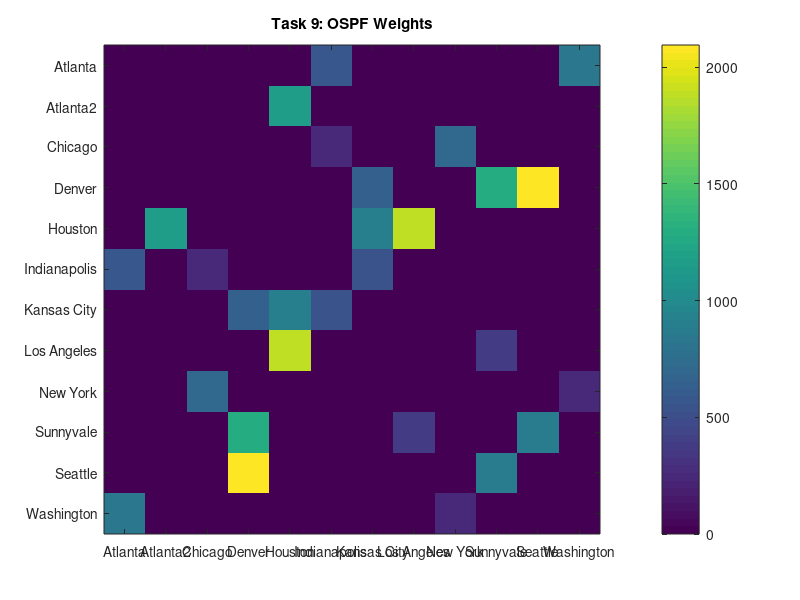
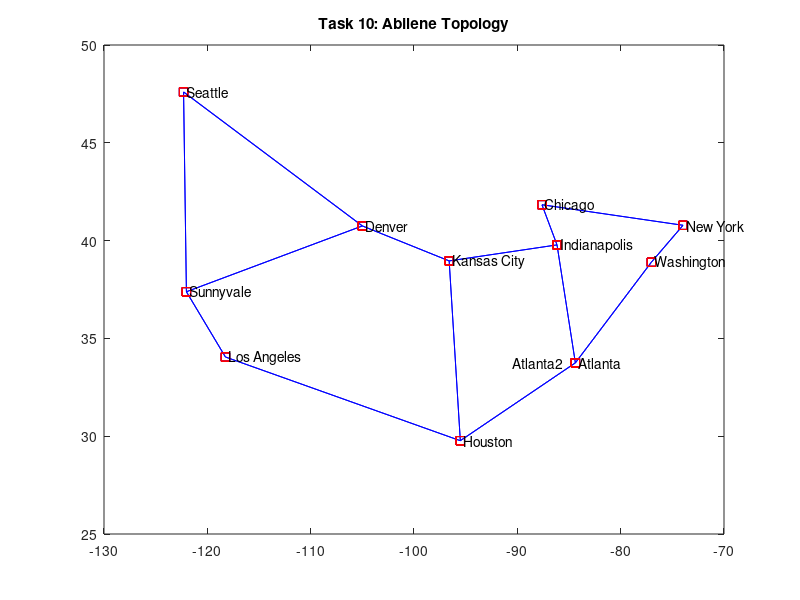

The MATLAB script that drew these images, in order: (Note: this script raises an error after producing the figures.)
%% ENG 6 SQ 2016 Project 1
% Chengeng, Xiao
% A07
% 913186040
% NULL, NULL
% NULL, NULL
%% Task 1:
clear all; % Clear any previous data
close all; %Close all previous figures
clc; % Clears the command window
load Abilene.mat; % Load the Abilene data

%% Task 2:
routerNum = length(city); % Get number of backbone routers
linkNum = length(LinkInfo); % Get number of links
fprintf('Task 2: In total, %d backbone routers and %d links are given in the database.\n', routerNum, linkNum); % Print with format

%% Task 3:
numS = 0;
initial = city(:,1); % Parse initial out
for i = 1:routerNum
	% Go through the whole city list
	if initial(i,1) == 'S'
		% Check if the initial is S
		numS = numS + 1; % if is then increase the accumulator 
	end
end
fprintf('Task 3: In total, %d cities in the database have names starting with the letter S.\n', numS); % Print with format


%% Task 4:
numLong = 0;
for i = 1:routerNum
	% Go through the whole city list
	buf = city(i,:); % Get the city name string
    buf = strtrim(buf); % Remove whitespace
	sizeCity = size(buf, 2); % Get the length of name of the city
	if sizeCity > 8
		% Check if length of the name is longer than 8
		numLong = numLong + 1; % if is then increase the accumulator 
	end
end
fprintf('Task 4: %d cities in the database have names longer than 8 characters.\n', numLong); % Print with format


%% Task 5:
sumAbilene_All = sum(Abilene_All, 2); % Calc sum of each link
indexSum = [1:144]; 
indexSum = indexSum';
sumCity(:, 1) = indexSum(:,1);
sumCity(:, 2) = sumAbilene_All;
% Put the sum with index in a matrix
sumCitySorted = sortrows(sumCity, 2); % Sort the matrix based on sum
i = 144; % Set index i at the largest sum index 144
count = 0; % Count the leagel pair found and printed
fprintf('Task 5: The top three demands sorted according to highest weekly average are:\n'); % Print with format
while count < 3
    curr = sumCitySorted(i, 1);
    depart = DemandPair(i, 1);
    arrival = DemandPair(i, 2);
    % Get current dpart and arrival city index
    if depart ~= arrival
        a = NodeNumber{depart};
        b = NodeNumber{arrival};
        % Get the name of depart and arrival city
        fprintf('%s to %s\n',a, b); % Print with format
        count = count + 1; % Increase number of leagal pair printed
    end
    i = i - 1;
end

%% Task 6:
idChichago = 0;
idSeattle = 0;
% Set initial value
for i = 1: routerNum
    if strcmp(NodeNumber{i}, 'Chicago')
        idChichago = i;
    end
    if strcmp(NodeNumber{i}, 'Seattle')
        idSeattle = i;
    end
end
if idChichago == 0 | idSeattle == 0
    error('Task 6: City not found!');
end
CtoSPair = (idSeattle - 1) * 12 + idChichago; % Calc the DemandPair number of Chichago to Seattle
sumWeek = [0,0,0,0];
for i = 1:2016
    sumWeek(1) = sumWeek(1) + Abilene_All(CtoSPair, i);
end

for i = 2017:4032
    sumWeek(2) = sumWeek(2) + Abilene_All(CtoSPair, i);
end

for i = 4033:6048
    sumWeek(3) = sumWeek(3) + Abilene_All(CtoSPair, i);
end

for i = 6049:8064
    sumWeek(4) = sumWeek(4) + Abilene_All(CtoSPair, i);
end
% Calc the sum of each week 
fprintf('Task 6: The average traffic from Chicago to Seattle was maximum during Week %d.\n', find(max(sumWeek))); % Print with format

%% Task 7:
reverseLinkInfo = [LinkInfo(:, 2) LinkInfo(:, 1) LinkInfo(:, 3)]; % Get the reverse LinkInfo
BiLinkInfo = [LinkInfo; reverseLinkInfo]; % Combine together
fprintf('Task 7:\n'); % Print with format
disp(BiLinkInfo); % Displag BiLinkInfo

%% Task 8:
AdjMat = zeros(routerNum); % Initialize a Adjacency matrix with all zero
for i = 1:linkNum*2
    AdjMat(BiLinkInfo(i, 1), BiLinkInfo(i, 2)) = 1; % Mark according to the BiLinkInfo
end
fprintf('Task 8:\n'); % Print with format
disp(AdjMat); % Display Adjacency matrix
if issymmetric(AdjMat)
    fprintf('It is symmetric.\n');
else
    fprintf('It is not symmetric.\n');
end

%% Task 9:
OSPFWeight = zeros(routerNum); % Initialize a OSPFWeight matrix with all zero
for i = 1:linkNum*2
    OSPFWeight(BiLinkInfo(i, 1), BiLinkInfo(i, 2)) = BiLinkInfo(i, 3); % Mark according to the BiLinkInfo
end
figure(1); % Set new figure
imagesc(OSPFWeight); % Draw the plot
colorbar; % Add colorbar
set(gca, 'XTick', [1:12]); % Set tick number
set(gca, 'YTick', [1:12]); % Set tick number
set(gca, 'XTickLabel', city); % Set tick
set(gca, 'YTickLabel', city); % Set tick
set(gca, 'XTickLabelRotation', 90); % Rotate it
title('Task 9: OSPF Weights'); % Add title

%% Task 10:
figure(2); % Set new figure
gplot(AdjMat, fliplr(coordinates(:, 2:3)), '-sb'); % Draw the lines in blue
hold on; % hold plot
gplot(AdjMat, fliplr(coordinates(:, 2:3)), 'sr'); % Draw the dots in red
title('Task 10: Abilene Topology'); % Add title
coordinates1 = fliplr(coordinates); % Calc the fliped matrix
text(coordinates1(1, 1), coordinates1(1, 2), ' Atlanta', 'HorizontalAlignment', 'left');
text(coordinates1(2, 1), coordinates1(2, 2), ' Atlanta2    ', 'HorizontalAlignment', 'right');
text(coordinates1(3, 1), coordinates1(3, 2), ' Chicago', 'HorizontalAlignment', 'left');
text(coordinates1(4, 1), coordinates1(4, 2), ' Denver', 'HorizontalAlignment', 'left');
text(coordinates1(5, 1), coordinates1(5, 2), ' Houston', 'HorizontalAlignment', 'left');
text(coordinates1(6, 1), coordinates1(6, 2), ' Indianapolis', 'HorizontalAlignment', 'left');
text(coordinates1(7, 1), coordinates1(7, 2), ' Kansas City', 'HorizontalAlignment', 'left');
text(coordinates1(8, 1), coordinates1(8, 2), ' Los Angeles', 'HorizontalAlignment', 'left');
text(coordinates1(9, 1), coordinates1(9, 2), ' New York', 'HorizontalAlignment', 'left');
text(coordinates1(10, 1), coordinates1(10, 2), ' Sunnyvale', 'HorizontalAlignment', 'left');
text(coordinates1(11, 1), coordinates1(11, 2), ' Seattle', 'HorizontalAlignment', 'left');
text(coordinates1(12, 1), coordinates1(12, 2), ' Washington', 'HorizontalAlignment', 'left');
% Add the name of cities to the plot

%% Task 11:
prompt = 'Task 11:\nEnter the first node: '; % Set prompt
s = input(prompt, 's');
for i = 1:12
    if(strcmpi(NodeNumber(i, 1),s))
        s = i;
        break;
    end
end
% Get source city
prompt = 'Enter the second node: '; % Set prompt
d = input(prompt, 's');
for i = 1:12
    if(strcmpi(NodeNumber(i, 1),d))
        d = i;
        break;
    end
end
% Get destiny city
L = dijkstra(OSPFWeight,s,d); % Get the lane
fprintf('The shortest path for given pair of nodes is: %s', NodeNumber{L(1)}); % Print with fotmat
for i = 2:length(L)
    fprintf(' > %s', NodeNumber{L(i)}); % Print with fotmat
end
fprintf('.\n'); % Print with fotmat

cost = 0; % Initialize cost
for i = 1:length(L)-1
    cost = cost + OSPFWeight(L(i), L(i + 1)); % Calc cost
end
fprintf('The cost of the path is: %d.\n', cost); % Print with fotmat

%% Task 12:
for i = 1:12
    if(strcmpi(NodeNumber(i, 1), 'Sunnyvale'))
        SunnyvaleID = i;
        break;
    end
end
for i = 1:12
    if(strcmpi(NodeNumber(i, 1), 'Seattle'))
        SeattleID = i;
        break;
    end
end
for i = 1:12
    if(strcmpi(NodeNumber(i, 1), 'Houston'))
        HoustonID = i;
        break;
    end
end
for i = 1:12
    if(strcmpi(NodeNumber(i, 1), 'Denver'))
        DenverID = i;
        break;
    end
end
for i = 1:12
    if(strcmpi(NodeNumber(i, 1), 'Indianapolis'))
        IndianapolisID = i;
        break;
    end
end
for i = 1:12
    if(strcmpi(NodeNumber(i, 1), 'Kansas'))
        KansasID = i;
        break;
    end
end

%% Task 13: